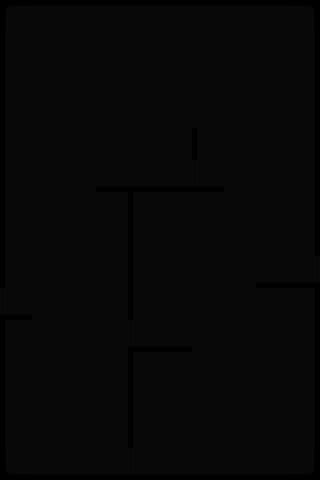

This is a level from a 2D game, rendered from its Tiled map with the project's own tilesets. A one-line summary and the complete map file follow:
An orthogonal 10x15 tile map with 32x32 px tiles, 1 tile layer (Tile Layer 1) and 12 objects (10x boundary, targetSpawn, playerSpawn).

<map version="1.9" tiledversion="1.9.1" orientation="orthogonal" renderorder="right-down" width="10" height="15" tilewidth="32" tileheight="32" infinite="0" nextlayerid="6" nextobjectid="13">
 <tileset firstgid="1" source="tileset.tsx" />
 <layer id="1" name="Tile Layer 1" width="10" height="15">
  <data encoding="csv">
1,2,2,2,2,2,2,2,2,8,
6,9,9,9,9,9,9,9,9,5,
6,9,9,9,9,9,9,9,9,5,
6,9,9,9,9,9,9,9,9,5,
6,9,9,9,9,9,6,9,9,5,
6,9,9,3,3,3,10,9,9,5,
6,9,9,9,6,9,9,9,9,5,
6,9,9,9,6,9,9,9,9,5,
6,9,9,9,6,9,9,9,3,11,
10,9,9,9,6,9,9,9,9,5,
6,9,9,9,10,3,9,9,9,5,
6,9,9,9,6,9,9,9,9,5,
6,9,9,9,6,9,9,9,9,5,
6,9,9,9,6,9,9,9,9,5,
7,3,3,3,10,3,3,3,3,4
</data>
 </layer>
 <objectgroup id="4" name="spawn">
  <object id="1" class="targetSpawn" x="160" y="384" width="128" height="89" />
  <object id="2" class="playerSpawn" x="32.6667" y="408" width="64" height="64" />
 </objectgroup>
 <objectgroup id="5" name="components">
  <object id="3" class="boundary" x="7.2462" y="0.832241" width="304.333" height="6" />
  <object id="4" class="boundary" x="0.0643753" y="8.56091" width="6.09091" height="464.242" />
  <object id="5" class="boundary" x="313.663" y="8.5003" width="6.09091" height="463.969" />
  <object id="6" class="boundary" x="7.65356" y="474.168" width="304.666" height="6" />
  <object id="7" class="boundary" x="127.621" y="192.015" width="6.09091" height="282.386" />
  <object id="8" class="boundary" x="191.955" y="127.807" width="6.09091" height="58.136" />
  <object id="9" class="boundary" x="96.4545" y="186.12" width="127.591" height="5.9485" />
  <object id="10" class="boundary" x="133.655" y="345.984" width="58.6819" height="5.9485" />
  <object id="11" class="boundary" x="255.75" y="281.935" width="58.6819" height="5.9485" />
  <object id="12" class="boundary" x="5.2045" y="313.935" width="27.4092" height="5.9485" />
 </objectgroup>
</map>
